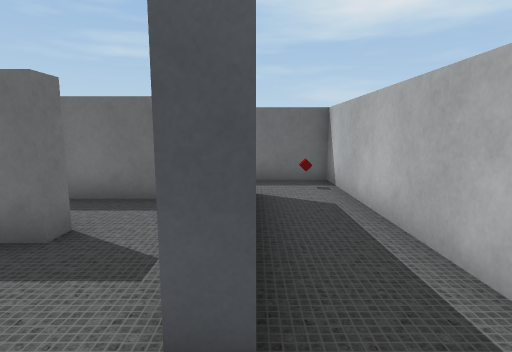
[1] (above)

24 first-person views from a walk through a Unity game level. The camera is 1.3 m above the floor, tilts 8° down and sees 80° across. The floor is counted in squares, 1 m on a side. Each view is taken from the middle of a square. On the plan, view 1 faces up. The plan holds only what a view shows up to about 14 squares ahead; the rest is blank. The place goes on beyond the plan. The player character is not drawn. Some surface patterns are stand-ins.

[2]
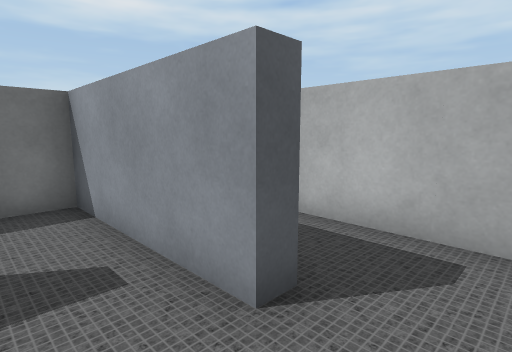

[3]
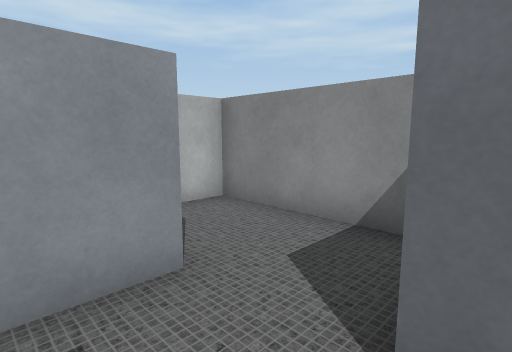

[4]
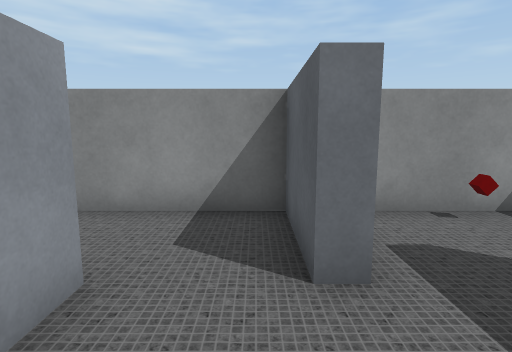

[5]
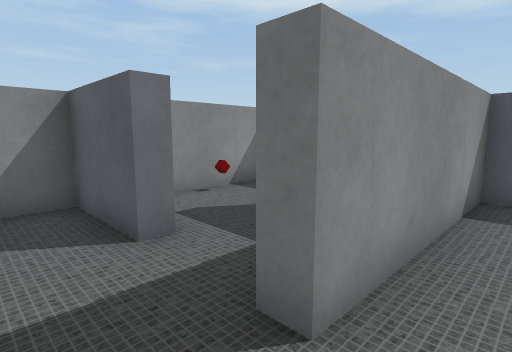

[6]
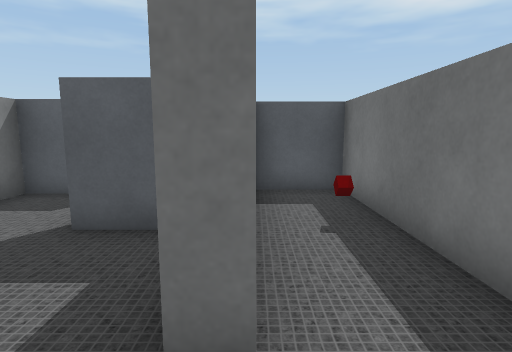

[7]
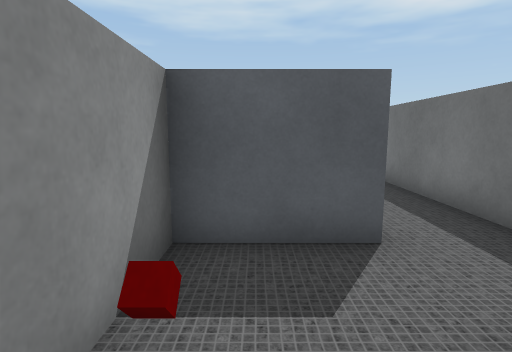

[8]
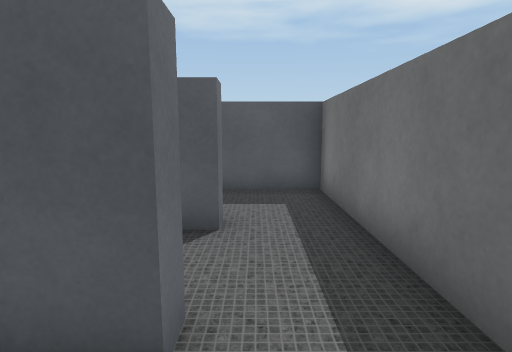

[9]
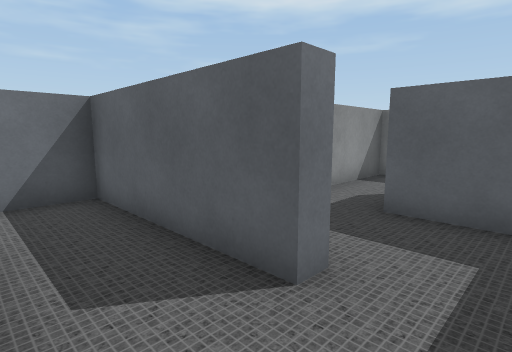

[10]
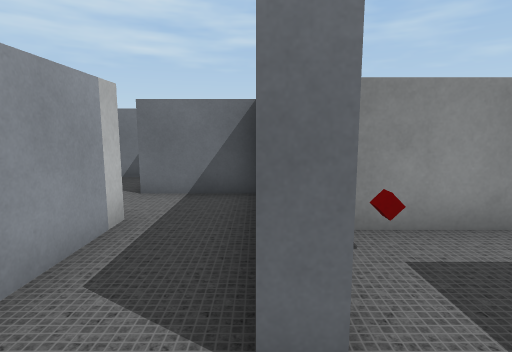

[11]
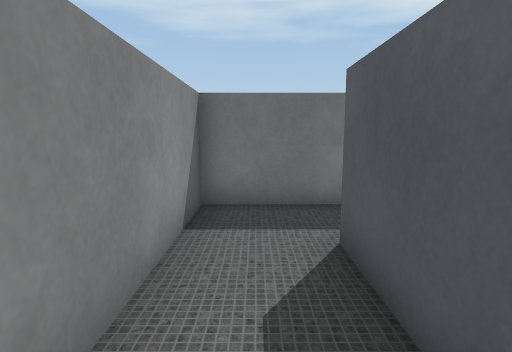

[12]
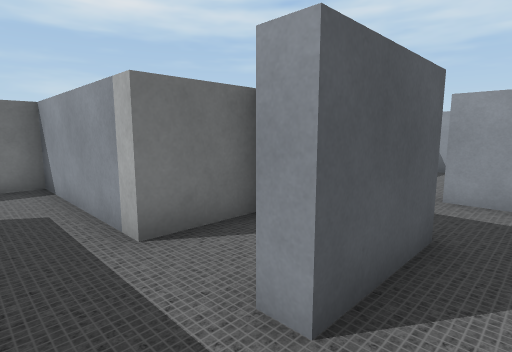

[13]
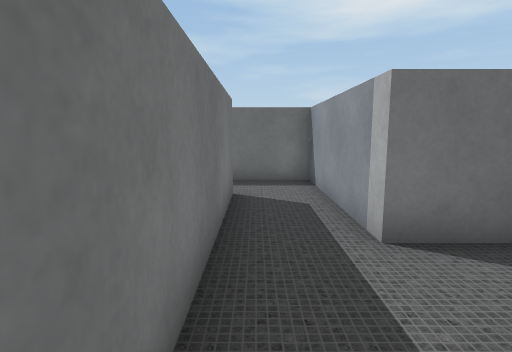

[14]
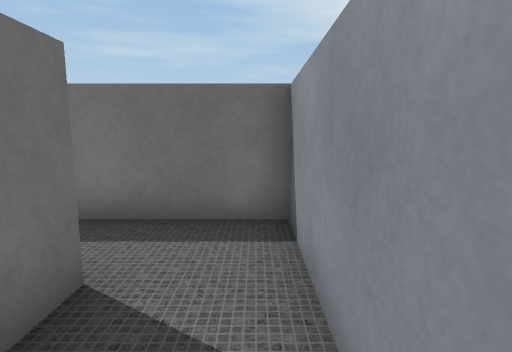

[15]
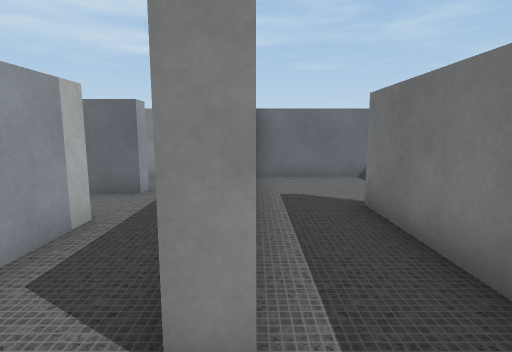

[16]
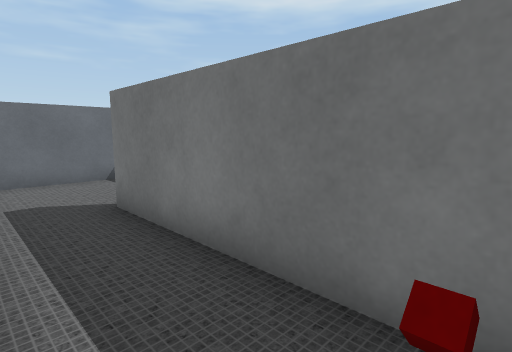

[17]
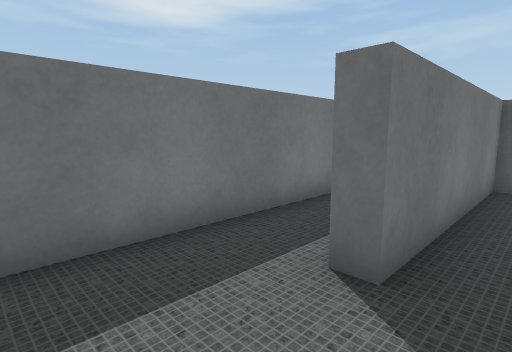

[18]
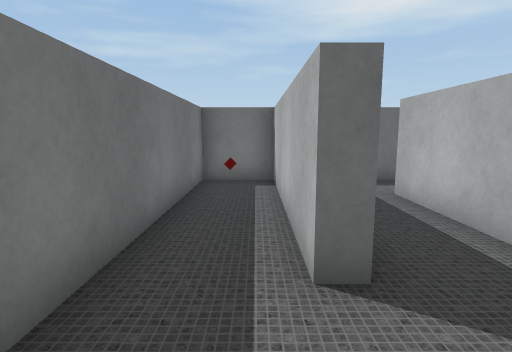

[19]
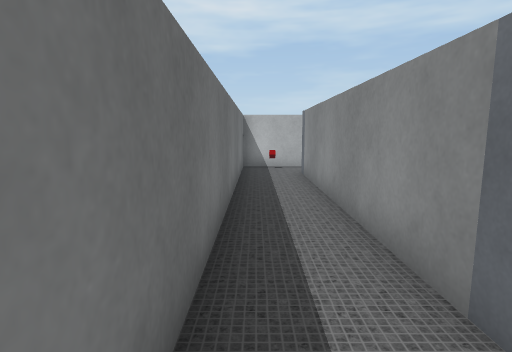

[20]
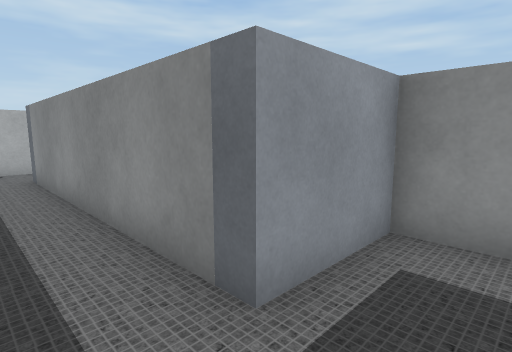

[21]
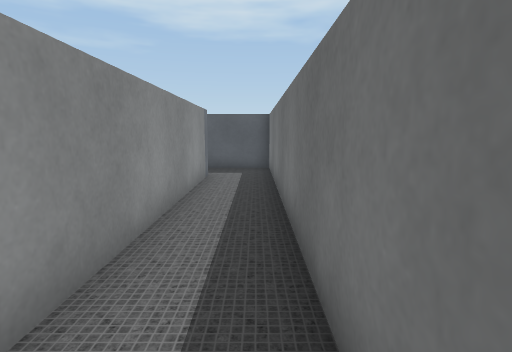

[22]
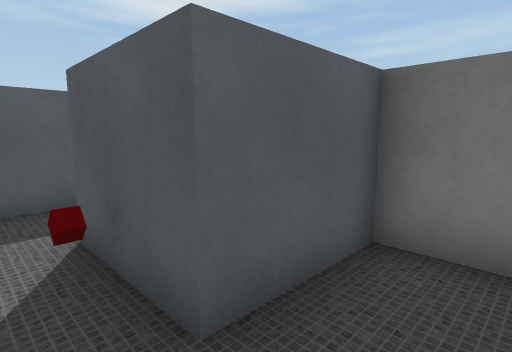

[23]
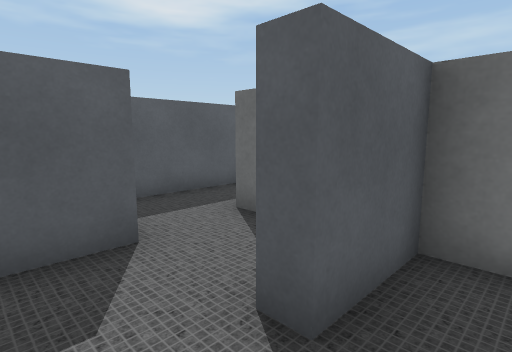

[24]
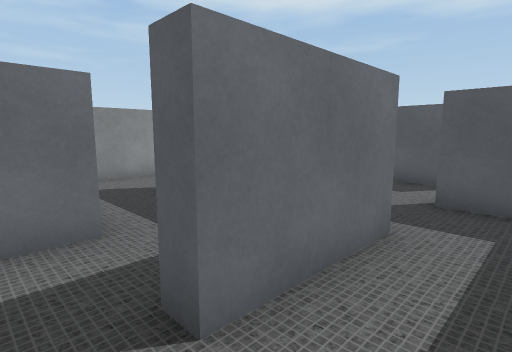

### Floor plan
Points are (right, up) in squares from view 1. A wall is a line through its corners. A room is listed if a view was taken in it or the views show most of it. See-through windows are left out.
Room 1 (views 1, 19, 20, 21)
walls: (-8.5, 5.5) (-8.5, 6.5) (0, 6.5); (0.1, 1.5) (-0.5, 1.5); (-0.5, -1) (2, -1) (2, 8.5) (-10.5, 8.5) (-10.5, 6)
ways out: opening at (0, 0.5) to room 2; opening at (-9.5, 6) to room 10
objects: other object (1, 7)
Room 2 (views 2, 3)
walls: (-3.1, 1.5) (-2.5, 1.5) (-2.5, -1) (-0.5, -1); (-2.5, 3.5) (-3, 3.5); (-0.5, 1.5) (-0.5, 3.5)
ways out: opening at (0, 0.5) to room 1; opening at (-1.5, 4) to room 3; opening at (-3, 2.5) to room 4
Room 3 (views 4, 5, 6)
walls: (-0.5, 3.5) (-0.5, 6) (-8, 6) (-8, 4) (-2.5, 4) (-2.5, 3.5)
ways out: opening at (-1.5, 4) to room 2
objects: red cube (-5, 5)
Room 4 (view 7)
walls: (-5, 2.8) (-5, 1.5); (-5.5, -1) (-4, -1)
ways out: opening at (-3, 2.5) to room 2; opening at (-5, 0.5) to room 5
objects: red cube (-5, 0)
Room 5 (views 8, 9)
walls: (-8, 1.5) (-7.5, 1.5) (-7.5, -1) (-5.5, -1); (-7.6, 3.5) (-8.6, 3.5)
ways out: opening at (-5, 0.5) to room 4; opening at (-8, 2.5) to room 6
Room 6 (view 10)
walls: (-10.5, 1.5) (-10, 1.5) (-10, -3.5) (-8.5, -3.5); (-8.6, 3.5) (-10.5, 3.5); (-8, -1.5) (-8, 0.8)
ways out: opening at (-8, 2.5) to room 5; opening at (-10, 2.5) to room 12; opening at (-8, -2.5)
Room 7 (views 11, 12, 13)
walls: (-13, 1) (-15.5, 1) (-15.5, 1.5); (-10.5, 0.5) (-10.5, 1.5); (-17.5, 1.5) (-17.5, -1) (-11.2, -1)
ways out: opening at (-16.5, 1) to room 8; opening at (-11.5, 1) to room 12
objects: red cube (-11, 0)
Room 8 (views 14, 15, 16)
walls: (-18, 6.5) (-17.5, 6.5) (-17.5, 1.5); (-13.5, 3.5) (-15.5, 3.5) (-15.5, 8.5) (-18.5, 8.5); (-15.5, 1.5) (-14.4, 1.5)
ways out: opening at (-16.5, 1) to room 7; opening at (-18, 7.5) to room 9
Room 9 (views 17, 18)
walls: (-18, 3.5) (-18, 6.5); (-21.4, -1) (-18, -1); (-18.5, 8.5) (-20, 8.5) (-20, 2.5) (-20.5, 2.5) (-20.5, 8.5) (-22.5, 8.5) (-22.5, 0.2)
ways out: opening at (-18, 7.5) to room 8
objects: other object (-22, 8); red cube (-19, 8)
Room 10 (view 22)
walls: (-10.5, 6) (-13, 6); (-9.8, 4) (-8.5, 4) (-8.5, 5.5); (-15, 6.6) (-15, 5.4)
ways out: opening at (-9.5, 6) to room 1; opening at (-14, 6)
Room 11 (views 23, 24)
walls: (-3.1, -3.5) (0, -3.5) (0, -4); (-4.1, -1.5) (-5, -1.5) (-5, -3.5) (-5.5, -3.5)
ways out: opening at (-5, -4.5); opening at (0.5, -4)
Room 12 (no view inside)
walls: (-10.5, 3.5) (-13, 3.5) (-13, 1)
ways out: opening at (-10, 2.5) to room 6; opening at (-11.5, 1) to room 7

Positions as (right, up) in squares from view 1, and headings:
1: (0, 0), facing up
2: (-2, 0), facing up-right
3: (-3, 3), facing down-right
4: (-2, 4), facing down
5: (-1, 5), facing down-left
6: (-1, 4), facing left
7: (-4, 0), facing left
8: (-6, 2), facing left
9: (-8, 3), facing down-left
10: (-10, 3), facing down
11: (-12, 0), facing left
12: (-17, 0), facing up-right
13: (-17, 0), facing up
14: (-16, 4), facing up
15: (-18, 8), facing down
16: (-18, 8), facing down-left
17: (-19, 0), facing up-left
18: (-21, 0), facing up
19: (-10, 8), facing right
20: (-10, 8), facing down-right
21: (1, 8), facing left
22: (-9, 5), facing up-left
23: (-4, -5), facing up-left
24: (1, -2), facing down-left
